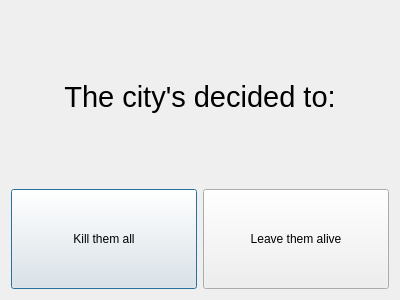
<?xml version="1.0" encoding="UTF-8"?>
<ui version="4.0">
 <class>KillAllRevoting</class>
 <widget class="QDialog" name="KillAllRevoting">
  <property name="geometry">
   <rect>
    <x>0</x>
    <y>0</y>
    <width>400</width>
    <height>300</height>
   </rect>
  </property>
  <property name="windowTitle">
   <string>Dialog</string>
  </property>
  <layout class="QGridLayout" name="gridLayout">
   <item row="1" column="0">
    <widget class="QPushButton" name="pushButton">
     <property name="minimumSize">
      <size>
       <width>100</width>
       <height>100</height>
      </size>
     </property>
     <property name="text">
      <string>Kill them all</string>
     </property>
    </widget>
   </item>
   <item row="1" column="1">
    <widget class="QPushButton" name="pushButton_2">
     <property name="minimumSize">
      <size>
       <width>100</width>
       <height>100</height>
      </size>
     </property>
     <property name="text">
      <string>Leave them alive</string>
     </property>
    </widget>
   </item>
   <item row="0" column="0" colspan="2">
    <widget class="QLabel" name="label">
     <property name="text">
      <string>&lt;html&gt;&lt;head/&gt;&lt;body&gt;&lt;p&gt;&lt;span style=&quot; font-size:22pt;&quot;&gt;The city's decided to:&lt;/span&gt;&lt;/p&gt;&lt;/body&gt;&lt;/html&gt;</string>
     </property>
     <property name="alignment">
      <set>Qt::AlignCenter</set>
     </property>
    </widget>
   </item>
  </layout>
 </widget>
 <resources/>
 <connections>
  <connection>
   <sender>pushButton_2</sender>
   <signal>clicked()</signal>
   <receiver>KillAllRevoting</receiver>
   <slot>reject()</slot>
   <hints>
    <hint type="sourcelabel">
     <x>310</x>
     <y>276</y>
    </hint>
    <hint type="destinationlabel">
     <x>580</x>
     <y>268</y>
    </hint>
   </hints>
  </connection>
  <connection>
   <sender>pushButton</sender>
   <signal>clicked()</signal>
   <receiver>KillAllRevoting</receiver>
   <slot>accept()</slot>
   <hints>
    <hint type="sourcelabel">
     <x>130</x>
     <y>282</y>
    </hint>
    <hint type="destinationlabel">
     <x>529</x>
     <y>275</y>
    </hint>
   </hints>
  </connection>
 </connections>
</ui>
